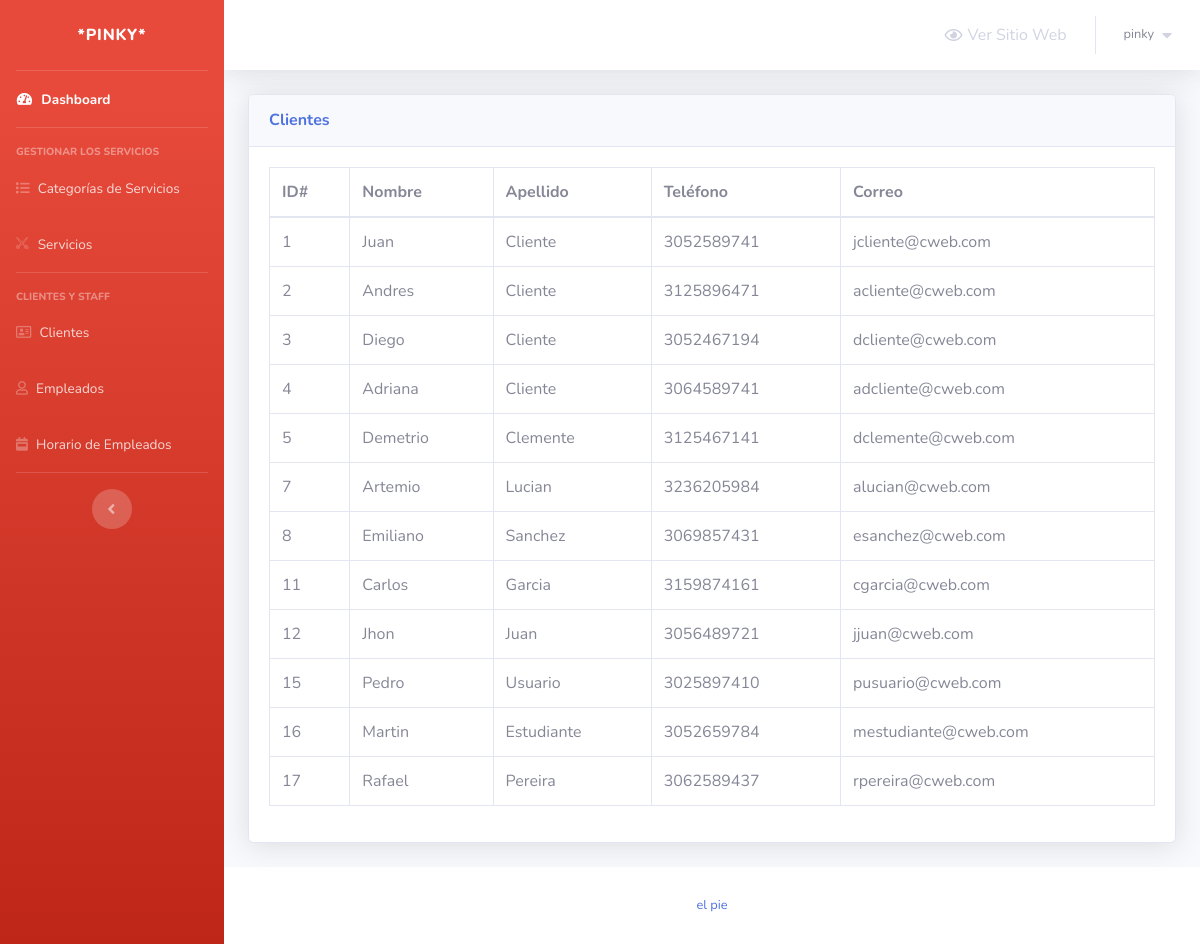
Screenshot of /admin/clients.php (signed in) with the database file from the repository.
### tables this page shows
CREATE TABLE `clients` (
  `client_id` int(5) NOT NULL,
  `first_name` varchar(30) NOT NULL,
  `last_name` varchar(30) NOT NULL,
  `phone_number` varchar(30) NOT NULL,
  `client_email` varchar(50) NOT NULL
);

### admin/clients.php (the view, shortened to what this page needs)
<?php
include 'connect.php';
include 'Includes/templates/header.php';
if (isset($_SESSION['username_barbershop_Xw211qAAsq4']) && isset($_SESSION['password_barbershop_Xw211qAAsq4'])) {
?>
    <div class="container-fluid">
        <?php
        $stmt = $con->prepare("SELECT * FROM clients");
        $stmt->execute();
        $rows_clients = $stmt->fetchAll();
        ?>
        <div class="card shadow mb-4">
            <div class="card-header py-3">
                <h6 class="m-0 font-weight-bold text-primary">Clientes</h6>
            </div>
            <div class="card-body">
                <div class="table-responsive">
                    <table class="table table-bordered">
                        <thead>
                            <tr>
                                <th scope="col">ID#</th>
                                <th scope="col">Nombre</th>
                                <th scope="col">Apellido</th>
                                <th scope="col">Teléfono</th>
                                <th scope="col">Correo</th>
                            </tr>
                        </thead>
                        <tbody>
                            <?php
                            foreach ($rows_clients as $client) {
                                echo "<tr>";
                                echo "<td>";
                                echo $client['client_id'];
                                echo "</td>";
                                echo "<td>";
                                echo $client['first_name'];
                                echo "</td>";
                                echo "<td>";
                                echo $client['last_name'];
                                echo "</td>";
                                echo "<td>";
                                echo $client['phone_number'];
                                echo "</td>";
                                echo "<td>";
                                echo $client['client_email'];
                                echo "</td>";
                                echo "</tr>";
                            }
                            ?>
                        </tbody>
                    </table>
                </div>
            </div>
        </div>
    </div>
<?php
    include 'Includes/templates/footer.php';
} else {
    header('Location: login.php');
    exit();
}
?>

### rows the page displays
clients: client_id "1", first_name "Juan", last_name "Cliente", phone_number "3052589741", client_email "jcliente@cweb.com"
clients: client_id "2", first_name "Andres", last_name "Cliente", phone_number "3125896471", client_email "acliente@cweb.com"
clients: client_id "3", first_name "Diego", last_name "Cliente", phone_number "3052467194", client_email "dcliente@cweb.com"
clients: client_id "4", first_name "Adriana", last_name "Cliente", phone_number "3064589741", client_email "adcliente@cweb.com"
clients: client_id "5", first_name "Demetrio", last_name "Clemente", phone_number "3125467141", client_email "dclemente@cweb.com"
clients: client_id "7", first_name "Artemio", last_name "Lucian", phone_number "3236205984", client_email "alucian@cweb.com"
clients: client_id "8", first_name "Emiliano", last_name "Sanchez", phone_number "3069857431", client_email "esanchez@cweb.com"
clients: client_id "11", first_name "Carlos", last_name "Garcia", phone_number "3159874161", client_email "cgarcia@cweb.com"
clients: client_id "12", first_name "Jhon", last_name "Juan", phone_number "3056489721", client_email "jjuan@cweb.com"
clients: client_id "15", first_name "Pedro", last_name "Usuario", phone_number "3025897410", client_email "pusuario@cweb.com"
clients: client_id "16", first_name "Martin", last_name "Estudiante", phone_number "3052659784", client_email "mestudiante@cweb.com"
clients: client_id "17", first_name "Rafael", last_name "Pereira", phone_number "3062589437", client_email "rpereira@cweb.com"

### other values shown
$_SESSION['username_barbershop_Xw211qAAsq4'] "pinky"
